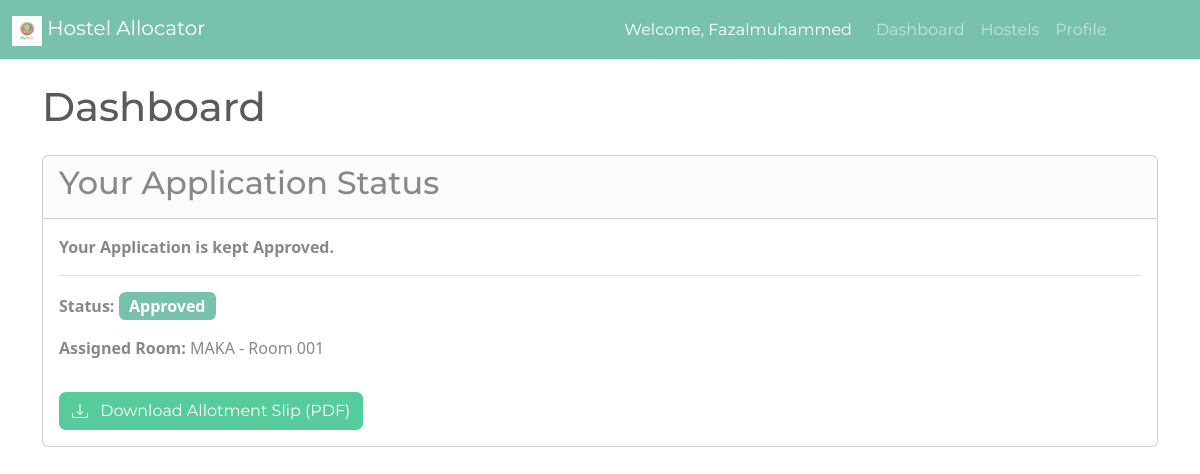
/dashboard/ (signed in), run on the app's committed database.
### hostel/models.py (models this page shows, shortened)
class StudentApplication(models.Model):
    photo = models.ImageField(upload_to='student_photos/', blank=True, null=True)
    STATUS_CHOICES = [
        ('PENDING', 'Pending'),
        ('APPROVED', 'Approved'),
        ('REJECTED', 'Rejected'),
    ]
    GENDER_CHOICES = [
        ('M', 'Male'),
        ('F', 'Female'),
    ]
    LEVEL_CHOICES = [
        ('UG', 'Undergraduate'),
        ('PG', 'Postgraduate'),
        ('PHD', 'PhD'),
    ]
    student = models.OneToOneField(User, on_delete=models.CASCADE, related_name='studentapplication')
    gender = models.CharField(max_length=1, choices=GENDER_CHOICES)
    level = models.CharField(max_length=3, choices=LEVEL_CHOICES)
    address = models.TextField(blank=True, null=True)
    guardian_contact = models.CharField(max_length=15, blank=True, null=True)
    provisional_letter = models.FileField(upload_to='documents/letters/', blank=True, null=True)
    fee_receipt = models.FileField(upload_to='documents/receipts/', blank=True, null=True)
    hostel_preference_note = models.TextField(blank=True, null=True)
    application_status = models.CharField(max_length=10, choices=STATUS_CHOICES, default='PENDING')
    assigned_room = models.ForeignKey(Room, on_delete=models.SET_NULL, null=True, blank=True, related_name='studentapplication')
    rejection_message = models.TextField(
        blank=True, null=True,
        help_text="If rejecting, provide the reason here. This will be visible to the student."
    )
    created_at = models.DateTimeField(auto_now_add=True)

class Room(models.Model):
    hostel = models.ForeignKey(Hostel, on_delete=models.CASCADE, related_name='room_set')
    room_number = models.CharField(max_length=10)
    capacity = models.PositiveIntegerField(default=3)
    def __str__(self):
        return f"{self.hostel.name} - Room {self.room_number}"

class Hostel(models.Model):
    GENDER_CHOICES = [
        ('M', 'Boys'),
        ('F', 'Girls'),
    ]
    LEVEL_CHOICES = [
        ('UG', 'Undergraduate'),
        ('PG', 'Postgraduate'),
        ('PHD', 'PhD'),
    ]
    name = models.CharField(max_length=100)
    gender = models.CharField(max_length=1, choices=GENDER_CHOICES)
    level = models.CharField(max_length=3, choices=LEVEL_CHOICES)
    image = models.ImageField(upload_to='hostel_images/', blank=True, null=True)
    description = models.TextField(blank=True, null=True)
    warden_name = models.CharField(max_length=100, blank=True, null=True)
    warden_phone = models.CharField(max_length=15, blank=True, null=True)
    warden_email = models.EmailField(blank=True, null=True)
    assigned_warden = models.ForeignKey(
        settings.AUTH_USER_MODEL,
        on_delete=models.SET_NULL,
        null=True, blank=True,
        limit_choices_to={'groups__name': 'Warden', 'is_staff': True},
        related_name='managed_hostels'
    )
    priority = models.PositiveIntegerField(
        default=100,
        help_text="Lower numbers mean higher priority (filled first)."
    )
    location_details = models.TextField(
        blank=True,
        null=True,
        help_text="Enter location description (e.g., Near Silver Jubilee Campus, Opposite Central Library)"
    )
    is_manually_closed = models.BooleanField(
        default=False,
        help_text="Check this box to manually close this hostel to new applications, even if it is not full."
    )

### hostel/views.py (the view, shortened to what this page needs)
# urls.py: path('dashboard/', views.student_dashboard, name='dashboard'),
@login_required
def student_dashboard(request):
    if request.user.is_superuser or request.user.is_staff:
        return redirect('/admin/')
    application = get_object_or_404(StudentApplication, student=request.user)
    if application.provisional_letter:
        return render(request, 'hostel/dashboard.html', {'application': application, 'form': None})

### hostel/templates/hostel/dashboard.html (shortened to what this page needs)
{% extends 'hostel/base.html' %}
{% block content %}
    {% if form %}
        <h1 class="mb-4">Submit Your Application</h1>
        <p class="lead">Welcome, {{ request.user.username }}! Please fill out the form below to complete your hostel application.</p>
        <form method="post" enctype="multipart/form-data">
            {% csrf_token %}
            {% if form.non_field_errors %}
                <div class="alert alert-danger">
                    {{ form.non_field_errors }}
                </div>
            {% endif %}
            <div class="card mb-4">
                <div class="card-header">Personal & Application Details</div>
                <div class="card-body">
                    <div class="mb-3">
                        <label for="id_photo" class="form-label">Your Recent Photo</label>
                        {{ form.photo }}
                        <div class="text-danger">{{ form.photo.errors }}</div>
                    </div>
                    <hr>
                    <div class="mb-3">
                        <label for="id_address" class="form-label">Address</label>
                        {{ form.address }}
                        <div class="text-danger">{{ form.address.errors }}</div>
                    </div>
                    <div class="mb-3">
                        <label for="id_guardian_contact" class="form-label">Guardian's Contact No.</label>
                        {{ form.guardian_contact }}
                        <div class="text-danger">{{ form.guardian_contact.errors }}</div>
                    </div>
                    <hr>
                    <p class="text-muted small">Please upload your required documents below.</p>
                    <div class="mb-3">
                        <label for="id_provisional_letter" class="form-label">Provisional Admission Letter</label>
                        {{ form.provisional_letter }}
                        <div class="text-danger">{{ form.provisional_letter.errors }}</div>
                    </div>
                    <div class="mb-3">
                        <label for="id_fee_receipt" class="form-label">Hostel Fee Payment Receipt</label>
                        {{ form.fee_receipt }}
                        <div class="text-danger">{{ form.fee_receipt.errors }}</div>
                    </div>
                    <hr>
                    <div class="mb-3">
                        <label for="id_hostel_preference_note" class="form-label">Preference Note (Optional)</label>
                        {{ form.hostel_preference_note }}
                        <div class="text-danger">{{ form.hostel_preference_note.errors }}</div>
                    </div>
                </div>
            </div>
            <button type="submit" class="btn btn-success btn-lg">Submit Application</button>
        </form>
    {% elif application %}
        <h1 class="mb-4">Dashboard</h1>
        {% if application.application_status == 'REJECTED' %}
            <div class="card border-danger">
                <div class="card-header bg-danger text-white">
                    <h2>Your Application Status: Rejected</h2>
                </div>
                <div class="card-body">
                    <p>Unfortunately, your application has been rejected.</p>
                    {% if application.rejection_message %}
                        <h5 class="mt-4">Reason for Rejection:</h5>
                        <div class="alert alert-danger mb-0">
                            {{ application.rejection_message|linebreaksbr }}
                        </div>
                    {% else %}
                        <p class="mt-4"><i>No reason was provided. Please contact the hostel office for more information.</i></p>
                    {% endif %}
                    <form action="{% url 'reapply_application' %}" method="POST" class="mt-4">
                        {% csrf_token %}
                        <button type="submit" class="btn btn-warning">
                            Re-Apply Now (Resets Application)
                        </button>
                    </form>
                </div>
            </div>
        {% else %}
            <div class="card">
                <div class="card-header">
                    <h2>Your Application Status</h2>
                </div>
                <div class="card-body">
                    {% if application.application_status == 'APPROVED' %}
                        <p><strong>Your Application is kept Approved.</strong></p>
                    {% else %}
                        <p><strong>Your Application is kept Pending.</strong></p>
                    {% endif %}
                    <hr>
                    <p><strong>Status:</strong> <span class="badge bg-primary fs-6">{{ application.get_application_status_display }}</span></p>
                    {% if application.assigned_room %}
                        <p><strong>Assigned Room:</strong> {{ application.assigned_room }}</p>
                        {% if application.application_status == 'APPROVED' %}
                        <a href="{% url 'download_approval_slip' %}" class="btn btn-success mt-3">
                            Download Allotment Slip (PDF)
                        </a>
                        {% endif %}
                    {% else %}
                        <p><strong>Assigned Room:</strong> Not yet assigned.</p>
                    {% endif %}
                </div>
            </div>
        {% endif %}
    {% else %}
        <h1 class="mb-4">Dashboard</h1>
        <div class="alert alert-danger">
            Could not find your application details. Please contact support.
        </div>
    {% endif %}
{% endblock %}

### hostel/templates/hostel/base.html (shortened to what this page needs)
{% load static %}
<!doctype html>
<html lang="en">
<head>
    <link href="https://bootswatch.com/5/minty/bootstrap.min.css" rel="stylesheet">
</head>
<body>
    <nav class="navbar navbar-expand-lg navbar-dark bg-primary">
        <div class="container-fluid">
            <a class="navbar-brand" href="{% url 'dashboard' %}">
                <img src="{% static 'images/app-logo.png' %}" alt="Hostel Logo" width="30" height="30" class="d-inline-block align-text-top">
                Hostel Allocator
            </a>
            <div class="collapse navbar-collapse">
                <div class="navbar-nav ms-auto">
                    {% if user.is_authenticated %}
                        <span class="navbar-text text-white">
                            Welcome, {{ user.username }}
                        </span>
                        <a class="nav-link" href="{% url 'dashboard' %}">Dashboard</a>
                        <a class="nav-link" href="{% url 'hostel_category' %}">Hostels</a>
                        <a class="nav-link" href="{% url 'profile' %}">Profile</a>
                        <form action="{% url 'logout' %}" method="post" class="d-flex">
                            <button type="submit" class="btn btn-link nav-link">Logout</button>
                        </form>
                    {% endif %}
                </div>
            </div>
        </div>
    </nav>
    <div class="container mt-4">
        {% block content %}
        {% endblock %}
    </div>
</body>
</html>

### hostel/templates/hostel/base.html (style rules this page uses)
.navbar-text { margin-right: 1rem; }

### data on the page
StudentApplication: application_status "Approved", assigned_room "MAKA - Room 001"

### other printed values
{{ user.username }} "Fazalmuhammed"
